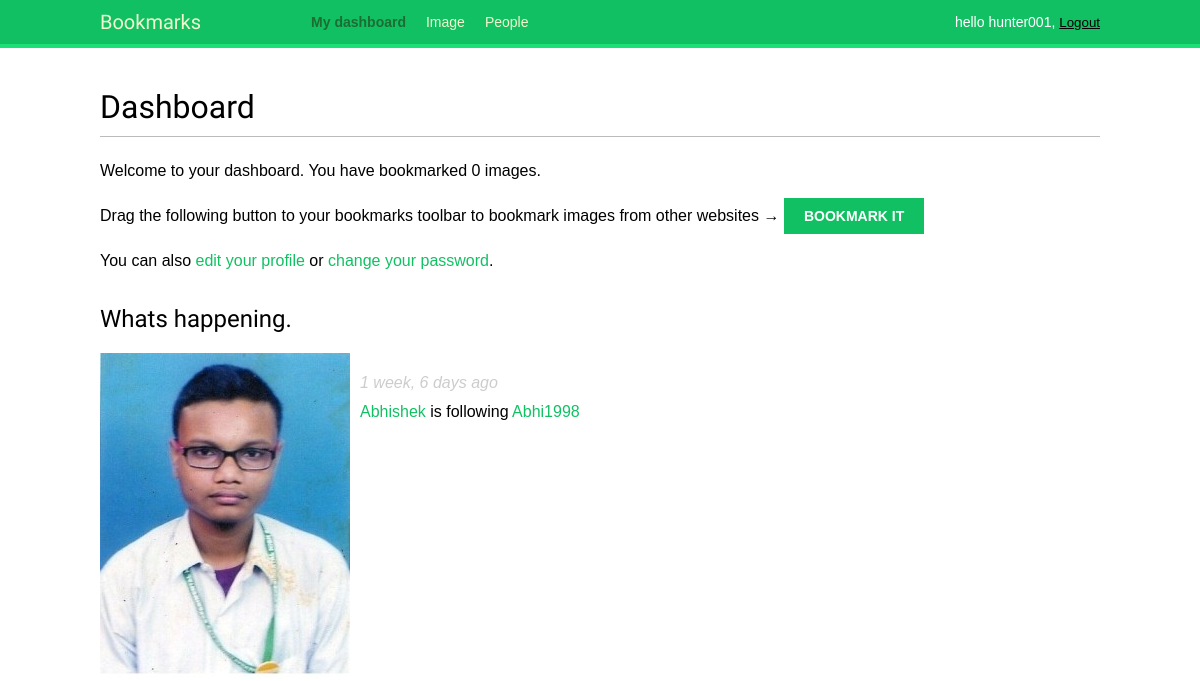
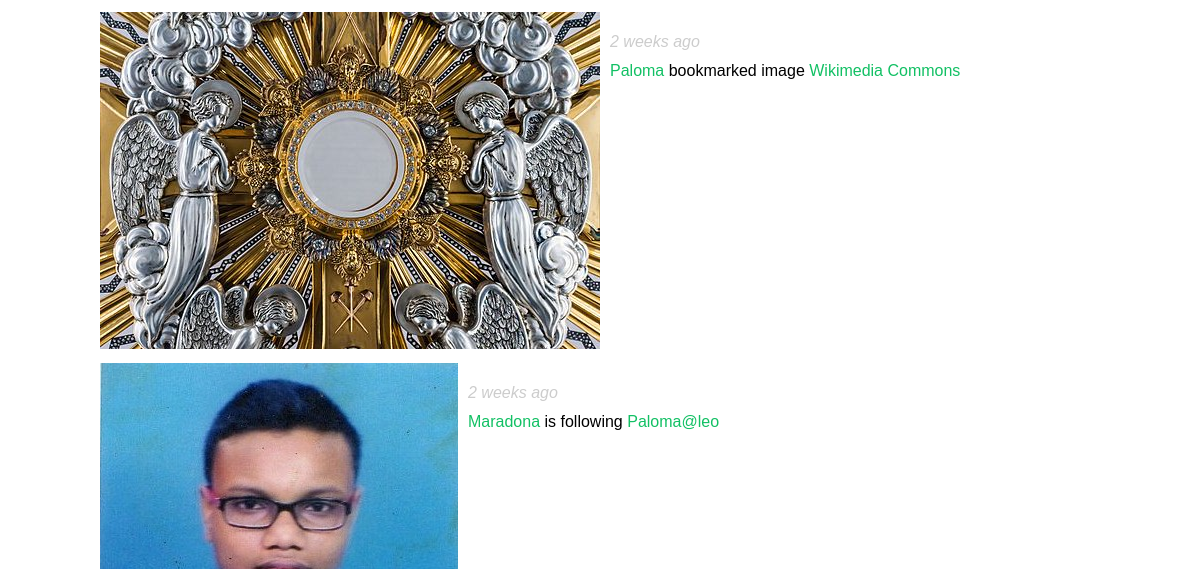
Before: /account/ (signed in, upper part) with the older database file (2 pictures, top to bottom).
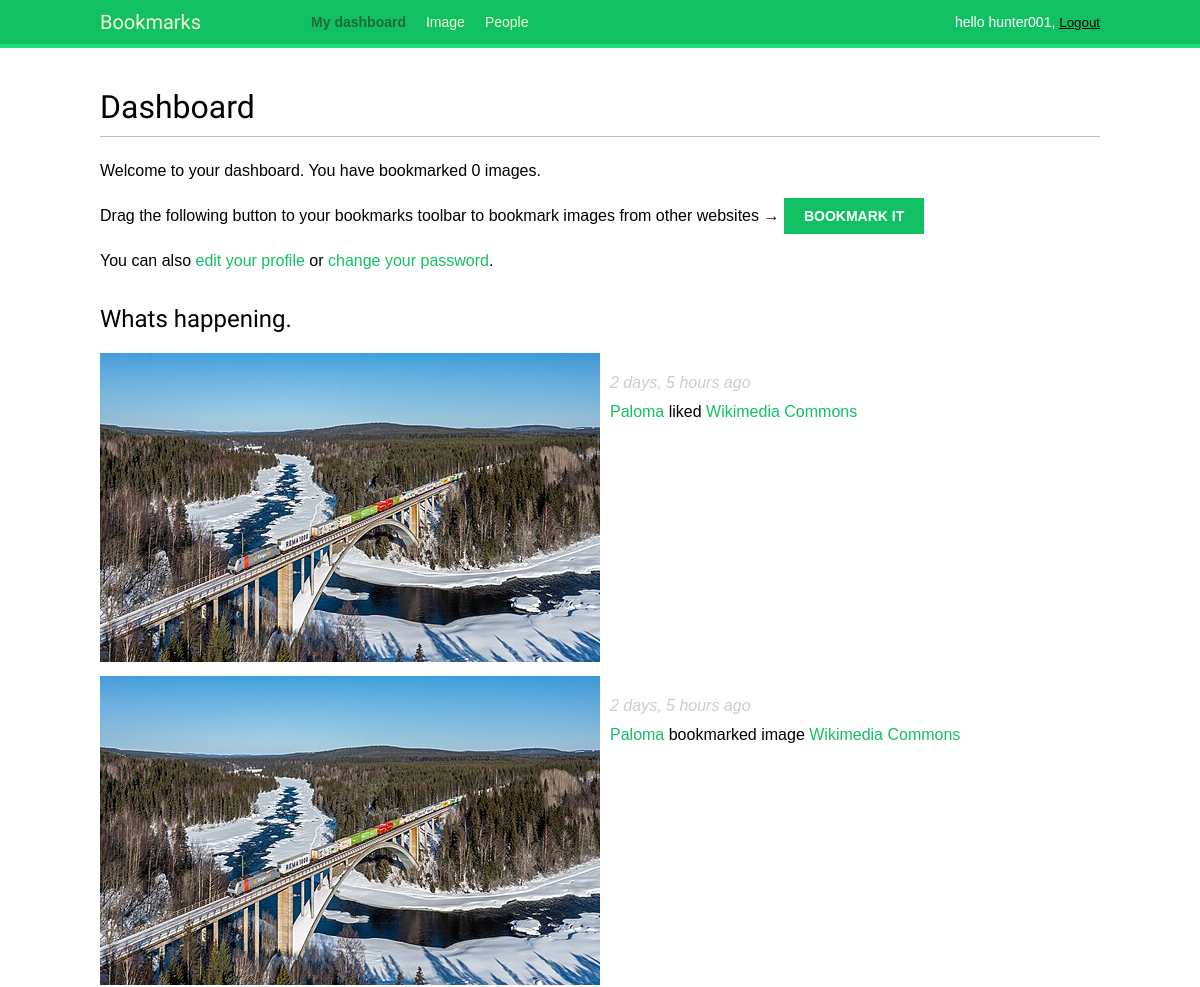
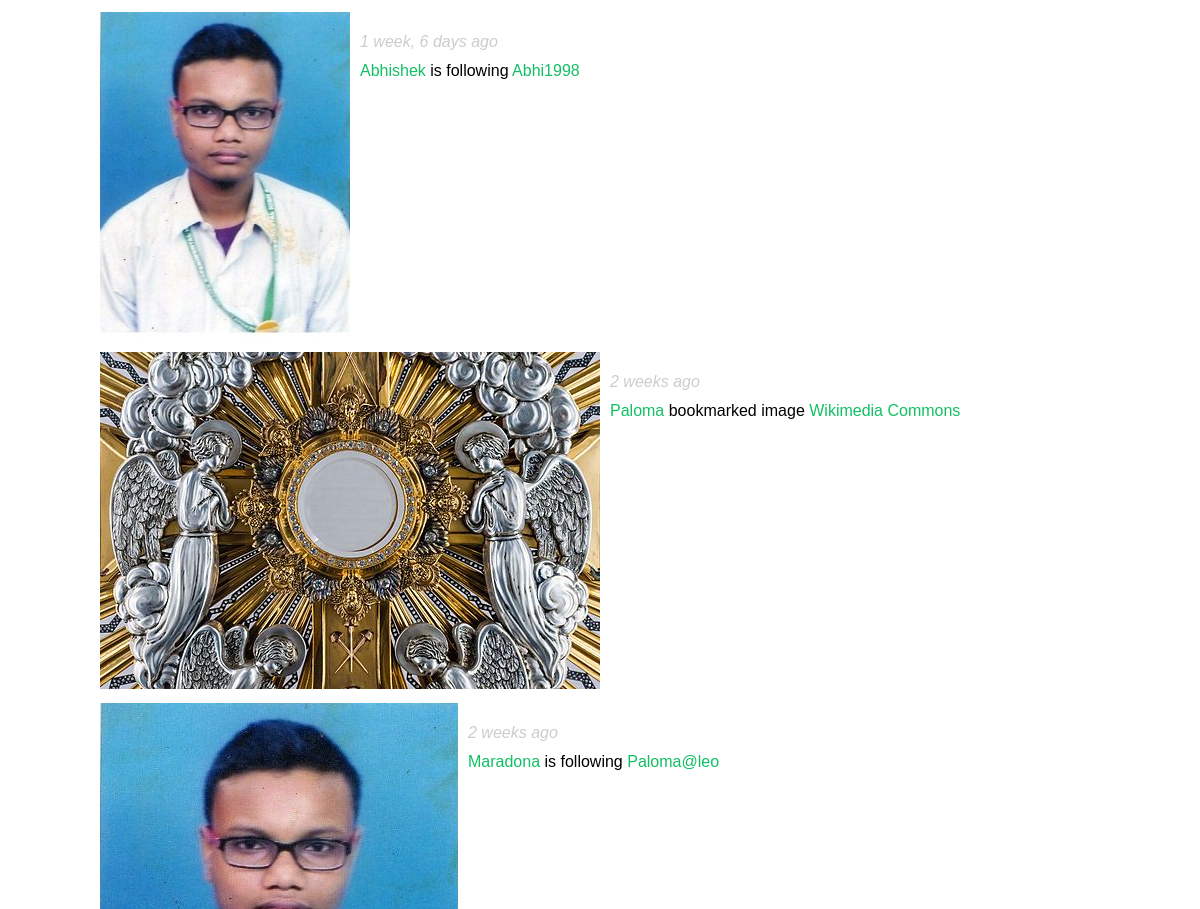
After: the same page with the newer database file (2 pictures, top to bottom).
### actions/models.py (models this page shows)
class Action(models.Model):
    user = models.ForeignKey('auth.User',
                             related_name='actions',
                             on_delete=models.CASCADE)
    verb = models.CharField(max_length=255)
    created = models.DateTimeField(auto_now_add=True)
    target_ct = models.ForeignKey(ContentType,
                                  blank=True,
                                  null=True,
                                  related_name='target_obj',
                                  on_delete=models.CASCADE)
    target_id = models.PositiveIntegerField(null=True,
                                            blank=True)
    target = GenericForeignKey('target_ct','target_id')
    class Meta:
        indexes = [
            models.Index(fields=['-created']),
            models.Index(fields=['target_ct','target_id']),
        ]
        ordering=['-created']

### images/models.py (models this page shows, shortened)
class Image(models.Model):
    user = models.ForeignKey(settings.AUTH_USER_MODEL,
                             related_name='images_created',
                             on_delete=models.CASCADE)
    users_like = models.ManyToManyField(settings.AUTH_USER_MODEL,
                                       related_name='images_liked',
                                       blank=True)
    title = models.CharField(max_length=200)
    slug = models.SlugField(max_length=200,
                            blank=True)
    url = models.URLField(max_length=2000)
    image = models.ImageField(upload_to='images/%Y/%m/%d/')
    description = models.TextField(blank=True)
    created = models.DateField(auto_now_add=True)
    total_likes = models.PositiveIntegerField(default=0)
    class Meta:
        indexes = [
            models.Index(fields=['-created']),
            models.Index(fields=['-total_likes']),
        ]
        ordering = ['-created']
    def get_absolute_url(self):
        return reverse('images:detail', args=[self.id,self.slug])
    def __str__(self):
        return self.title

### account/views.py (the view)
# urls.py: path('',views.dashboard,name='dashboard'),
@login_required
def dashboard(request):
    actions = Action.objects.exclude(user=request.user)
    following_ids = request.user.following.values_list('id',flat=True)
    if following_ids:
        actions = actions.filter(user_id__in=following_ids)
    actions = actions.select_related('user','user__profile').prefetch_related('target')[:10]
    return render(
        request,
        'account/dashboard.html',
        {
            'section' : 'dashboard',
            'actions':   actions
        }
    )

### account/templates/account/dashboard.html (shortened to what this page needs)
{% extends "base.html" %}
{% block content %}
  <h1>Dashboard</h1>
  {% with total_images_created=request.user.images_created.count %}
    <p>Welcome to your dashboard. You have bookmarked {{ total_images_created }} image{{ total_images_created|pluralize }}.</p>
  {% endwith %}
  <p>Drag the following button to your bookmarks toolbar to bookmark images from other websites → <a href="javascript:{% include "bookmarklet_launcher.js"%}" class="button">Bookmark it</a></p>
  <p>You can also <a href="{% url "edit" %}">edit your profile</a> or <a href="{% url "password_change" %}">change your password</a>.</p>
  <h2>Whats happening.</h2>
  <div id="action-list">
    {% for action in actions %}
        {% include "actions/action/detail.html" %}
    {% endfor %}
  </div>
{% endblock %}

### account/templates/base.html (shortened to what this page needs)
{% load static %}
<!DOCTYPE html>
<html>
    <head>
        <link  href="{% static "css/base.css" %}" rel="stylesheet">
    </head>
    <body>
        <div id="header">
        <span class="logo">Bookmarks</span>
        {% if request.user.is_authenticated %}
           <ul class="menu">
           <li {% if section == "dashboard"  %}class="selected"{% endif %}>
            <a href="{% url "dashboard" %}">My dashboard</a>
            </li>
           <li {% if section == "image" %}class="selected"{% endif %}>
            <a href="{% url "images:list" %}">Image</a>
            </li>
           <li {% if section == "people" %}class="selected"{% endif %}>
            <a href="{% url "user_list" %}">People</a>
           </li>
           </ul>
        {% endif %}
        <span class="user">
          {% if request.user.is_authenticated %}
             hello {{ request.user.firstname | default:request.user.username }},
             <form  action="{% url 'logout' %}" method="post" style="display: inline;">
               <button type="submit" style="border: none; background: none; padding: 0; text-decoration: underline; cursor: pointer;">Logout</button>
            </form>
          {% else %}
             <a href="{% url "login" %}">Login</a>
          {% endif %}
        </span>
        </div>
        <div id="content">
        {% block content %}
        {% endblock %}
        </div>
    </body>
</html>

### images/templates/bookmarklet_launcher.js
(function(){
if(!window.bookmarklet) {
bookmarklet_js = document.body.appendChild(document.createElement('script'));
bookmarklet_js.src = '//127.0.0.1:8000/static/js/bookmarklet.js?r='+Math.floor(Math.random()*9999999999999999);
window.bookmarklet = true;
}
else {
bookmarkletLaunch();
}
})();

### actions/templates/actions/action/detail.html
{% load thumbnail %}
{% with user=action.user profile=action.user.profile %}
<div class="action">
  <div class="images">
    {% if profile.photo %}
      {% thumbnail user.profile.photo "80x80" crop="100%" as im %}
      <a href="{{ user.get_absolute_url }}">
        <img src="{{ im.url }}" alt="{{ user.get_full_name }}"
         class="item-img">
      </a>
    {% endif %}
    {% if action.target %}
      {% with target=action.target %}
        {% if target.image %}
          {% thumbnail target.image "80x80" crop="100%" as im %}
          <a href="{{ target.get_absolute_url }}">
            <img src="{{ im.url }}" class="item-img">
          </a>
        {% endif %}
      {% endwith %}
    {% endif %}
  </div>
  <div class="info">
    <p>
      <span class="date">{{ action.created|timesince }} ago</span>
      <br />
      <a href="{{ user.get_absolute_url }}">
        {{ user.first_name }}
      </a>
      {{ action.verb }}
      {% if action.target %}
        {% with target=action.target %}
          <a href="{{ target.get_absolute_url }}">{{ target }}</a>
        {% endwith %}
      {% endif %}
    </p>
  </div>
</div>
{% endwith %}

### account/static/css/base.css (style rules this page uses)
body { margin:0; padding:0; font-family:helvetica, sans-serif; }
p { line-height: 1.8; }
a { color:#12c064; text-decoration:none; }
h1, h2, h3, h4, h5 , h6 { font-family: 'Muli', sans-serif; font-weight:normal; }
h1 { border-bottom:1px solid #bbb; padding:0 0 10px 0; margin:10px 0 20px 0; }
h2 { margin:30px 0 20px; }
#header { padding:10px 100px; font-size:14px; background:#12c064; color:#fff; border-bottom:4px solid #1cdf78; overflow:auto; }
#header .logo { font-family: 'Muli', sans-serif; float:left; color:#f3f7cc; font-size:20px; margin-right:10%; }
#header ul.menu { list-style:none; float:left; margin:0; padding:0; }
#header ul.menu li { float:left; padding:4px 10px; }
#header ul.menu li.selected a, #header ul.menu li.selected a:hover { color:#1b6d32; font-weight:bold; }
#header a { color:#f3f7cc; }
#header .user { float:right; padding-top:4px; }
#content { padding:30px 100px; }
form { overflow:auto; }
input[type=submit], a.button { font-weight:bold; background:#12c064; color:#fff; padding:10px 20px; font-size:14px; text-transform:uppercase; }
.action { clear:both; overflow:auto; }
.action .images { float:left; margin:0 10px 10px 0; }
.action .date { font-style:italic; color:#ccc; }

Changed rows visible on the page:
added Action: target_id 22 (drawn), created "2 days, 5 hours", user.first_name "Paloma", verb "liked", target "Wikimedia Commons"
added Action: target_id 22 (drawn), created "2 days, 5 hours", user.first_name "Paloma", verb "bookmarked image", target "Wikimedia Commons"
